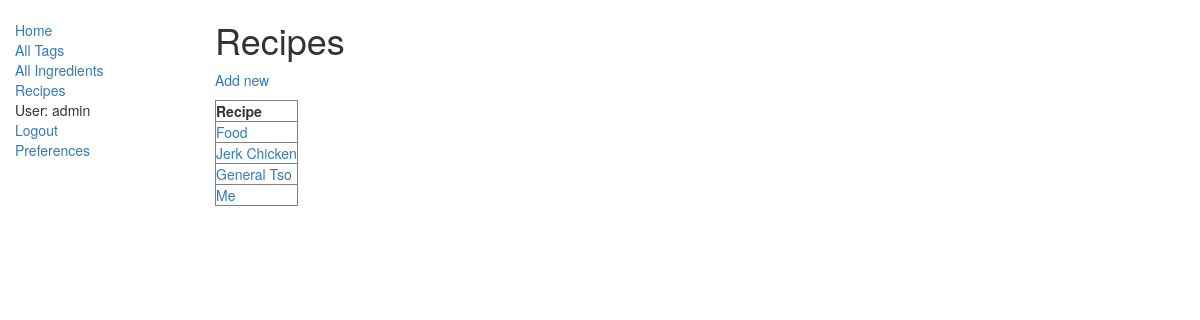
Page /dashboard/recipes (signed in) on the committed database.
### dashboard/models.py (models this page shows, shortened)
class Recipe(models.Model):
	recipe_id = models.AutoField(primary_key=True)
	recipe_name = models.CharField(max_length=50)
	calories = models.IntegerField()
	servings = models.IntegerField()
	fat = models.IntegerField()
	carb = models.IntegerField()
	protein = models.IntegerField()
	ingredients = models.ManyToManyField(Ingredient)
	tags = models.ManyToManyField(Tag)

### dashboard/views.py (the view)
# urls.py: url(r'recipes', views.RecipeView, name='recipes'),
@login_required
def RecipeView(request):
    recipes = Recipe.objects.all()
    return render(request, 'recipes.html', {'recipes': recipes})

### dashboard/templates/recipes.html
{% extends "base_generic.html" %}
{% block content %}
  <body>
    <h1>Recipes</h1>
    <p><a href="{% url 'add_recipe' %}">Add new</a><br></p>
    <table border="1">
      <thead>
        <tr>
          <th>Recipe</th>
        </tr>
      </thead>
      <tbody>
        {% for recipe in recipes %}
          <tr>
            <td>
              <a href="{% url 'recipe' recipe.pk %}">{{recipe.recipe_name}}<br>
            </td>
          </tr>
        {% endfor %}
      </tbody>
    </table>
  </body>
{% endblock %}

### dashboard/templates/base_generic.html (shortened to what this page needs)
<!DOCTYPE html>
<html lang="en">
<head>
    <link rel="stylesheet" href="https://maxcdn.bootstrapcdn.com/bootstrap/3.3.7/css/bootstrap.min.css">
    {% load static %}
    <link rel="stylesheet" href="{% static 'css/styles.css' %}">
</head>
<body>
    <div class="container-fluid">
        <div class="row">
            <div class="col-sm-2">
                {% block sidebar %}
                <ul class="sidebar-nav">
                    <li><a href="{% url 'index' %}">Home</a></li>
                    <li><a href="{% url 'tags' %}">All Tags</a></li>
                    <li><a href="{% url 'ingredients' %}">All Ingredients</a></li>
                    <li><a href="{% url 'recipes' %}">Recipes</a><li>
                    {% if user.is_authenticated %}
                    <li>User: {{ user.get_username }}</li>
                    <li><a href="{% url 'logout'%}?next=/dashboard/">Logout</a></li>
                    <li><a href="{% url 'preferences'%}?next=/dashboard/">Preferences</a></li>
                    {% else %}
                    <li><a href="{% url 'login'%}?next=/dashboard/">Login</a></li>
                    <li><a href="{% url 'signup'%}?next=/dashboard/">Register</a></li>
                    {% endif %}
                </ul>
                {% endblock %}
            </div>
            <div class="col-sm-10 ">
                {% block content %}{% endblock %}
            </div>
        </div>
    </div>
</body>
</html>

### dashboard/static/css/styles.css (style rules this page uses)
.sidebar-nav { margin-top: 20px; padding: 0; list-style: none; }

### rows in the picture
Recipe: recipe_name "Food"
Recipe: recipe_name "Jerk Chicken"
Recipe: recipe_name "General Tso"
Recipe: recipe_name "Me"

### other values in the picture
{{ user.get_username }} "admin"
